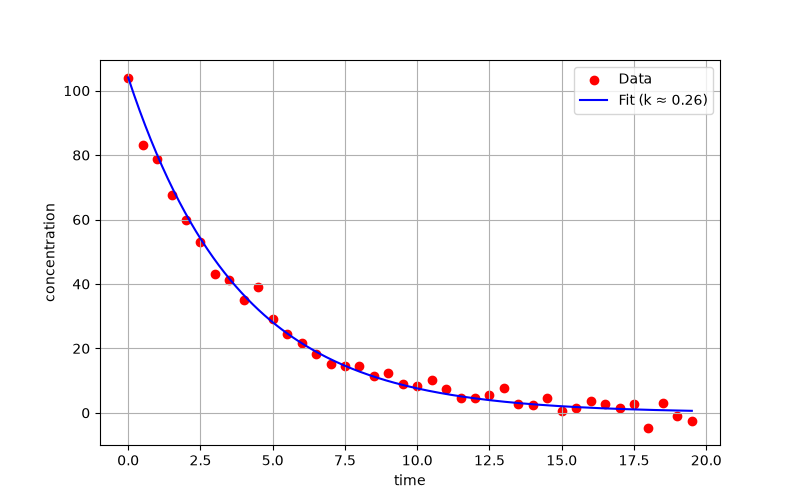

This chart was generated by the following Python code:
import numpy as np
import matplotlib.pyplot as plt
from scipy.optimize import minimize

# 1. CSV faylını oxuyuruq (birinci sətri başlanğıc (header) sayaraq atlayır)
data = np.genfromtxt('kinetics.csv', delimiter=',', skip_header=1)
t_data = data[:, 0]  # birinici sütun: time
C_data = data[:, 1]  # ikinci sütun: concentration

# 2. C0 dəyəri (t=0 anındakı ilk ölçüm)
C0 = C_data[0]

# 3. Xəta funksiyası (Total Error)
def total_error(k):
    C_pred = C0 * np.exp(-k * t_data)
    return np.sum((C_data - C_pred)**2)

# 4. Optimallaşdırma (k-nı tapırıq)
initial_k = 0.5
res = minimize(total_error, initial_k, method='SLSQP', bounds=[(0, 5)])
fitted_k = res.x[0]

print(f"Fitted k: {fitted_k:.4f}")

# 5. Qrafikin çəkilməsi
t_dense = np.linspace(min(t_data), max(t_data), 200)
C_dense = C0 * np.exp(-fitted_k * t_dense)

plt.figure(figsize=(8, 5))
plt.scatter(t_data, C_data, color='red', label='Data')
plt.plot(t_dense, C_dense, color='blue', label=f'Fit (k ≈ {fitted_k:.2f})')
plt.xlabel('time')
plt.ylabel('concentration')
plt.legend()
plt.grid(True)
plt.savefig('kinetics.png')
print("Qrafik 'kinetics.png' olaraq yadda saxlanıldı.")
